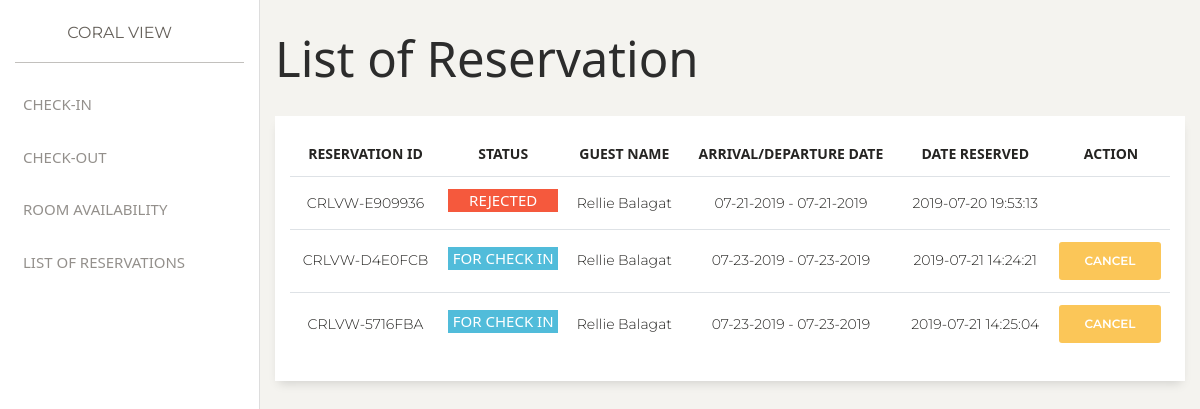
The page /admin/list_reservation.php on the database as committed earlier.
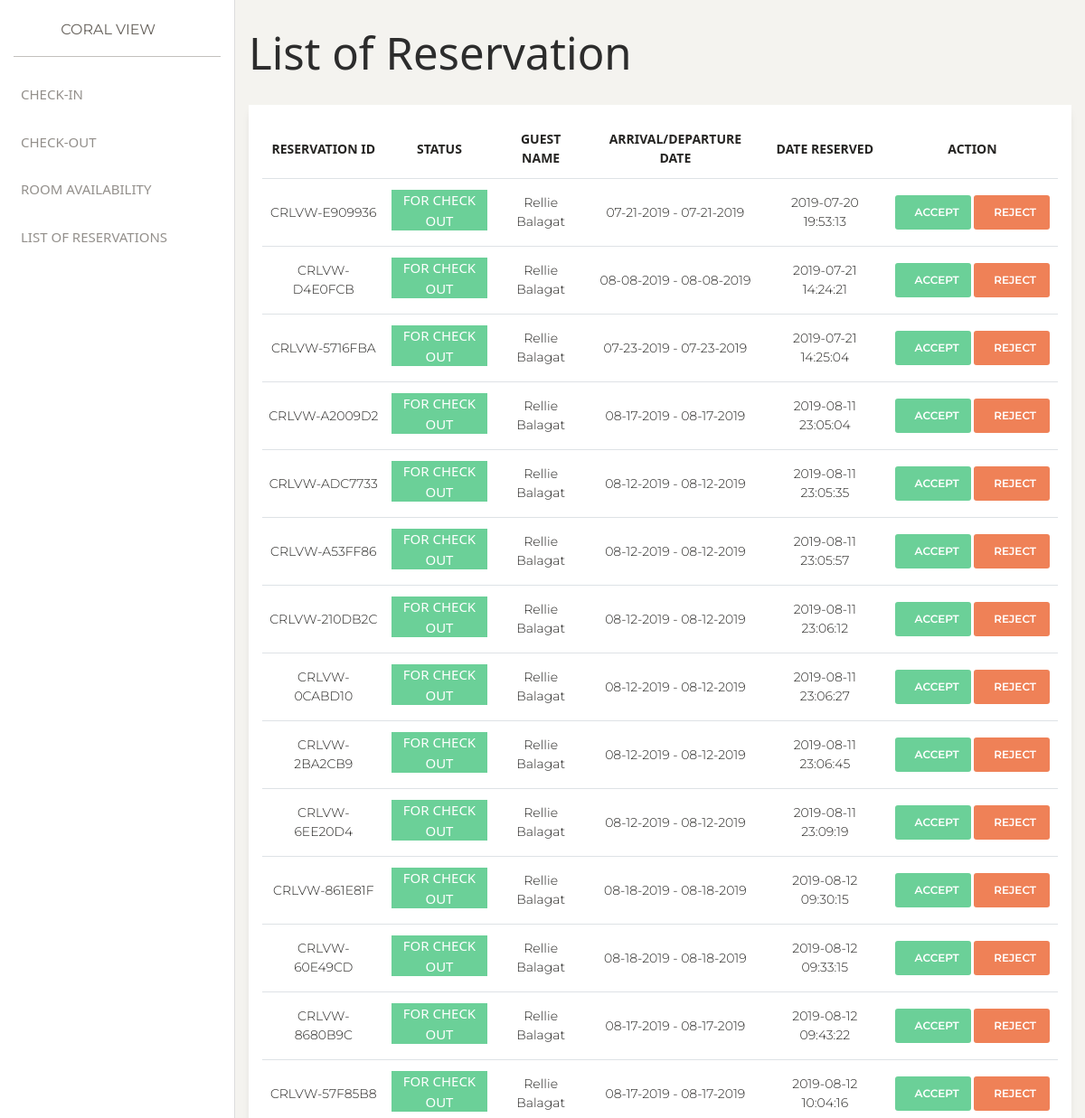
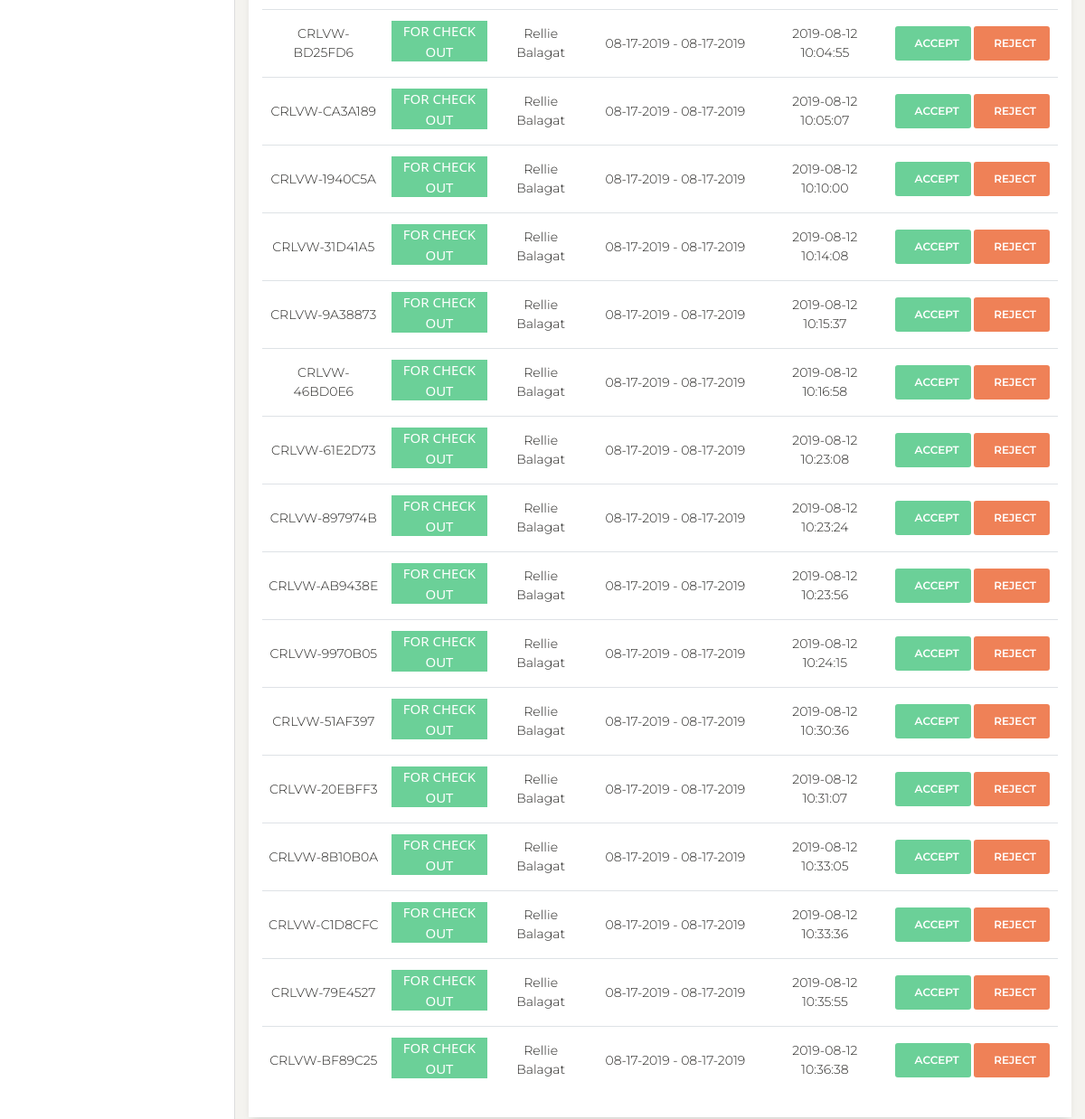
The same page on the database as committed later (2 pictures, top to bottom).
### tables this page shows
CREATE TABLE `reservation` (
  `id` int(11) NOT NULL,
  `guest_id` int(11) DEFAULT NULL,
  `reference_no` varchar(255) DEFAULT NULL,
  `status` varchar(255) DEFAULT NULL,
  `payment` varchar(255) DEFAULT NULL,
  `check_in_date` datetime DEFAULT NULL,
  `check_out_date` datetime DEFAULT NULL,
  `adult_count` int(11) DEFAULT NULL,
  `kids_count` int(11) DEFAULT NULL,
  `date_created` datetime DEFAULT current_timestamp(),
  `date_updated` datetime DEFAULT NULL
);

CREATE TABLE `guest` (
  `id` int(11) NOT NULL,
  `first_name` varchar(255) DEFAULT NULL,
  `last_name` varchar(255) DEFAULT NULL,
  `address` varchar(255) DEFAULT NULL,
  `email` varchar(255) DEFAULT NULL,
  `contact_number` varchar(255) DEFAULT NULL
);

### admin/list_reservation.php (the view, shortened to what this page needs)
<?php
include('../common/header.php');
$db = connect_to_db();
?>
    <?php include('../common/admin_sidebar.php') ?>
    <div class="main-panel">
        <div class="container-fluid">
            <h1>List of Reservation</h1>
            <div class="row">
                <div class="col">
                    <div class="card">
                        <div class="card-body">
                            <table class="table text-center" id="reservationCheckIn">
                                <thead>
                                    <tr>
                                        <th scope="col">Reservation ID</th>
                                        <th scope="col">Status</th>
                                        <th scope="col">Guest Name</th>
                                        <th scope="col">Arrival/Departure Date</th>
                                        <th scope="col">Date Reserved</th>
                                        <th scope="col" class="text-center">Action</th>
                                    </tr>
                                </thead>
                                <tbody>
                                    <?php
                                        $reservation_query = "SELECT * FROM reservation RES INNER JOIN guest G ON RES.guest_id = G.Id";
                                        $reservation_result = mysqli_query($db, $reservation_query);
                                        if(mysqli_num_rows($reservation_result) > 0) {
                                            while($reservation = mysqli_fetch_assoc($reservation_result)) {
                                                $check_in_date = date_format(new Datetime($reservation["check_in_date"]), "m-d-Y");
                                                $check_out_date = date_format(new Datetime($reservation["check_in_date"]), "m-d-Y");
                                                $reservation_status =  $reservation["status"];
                                                $hide_class = "";
                                                switch($reservation_status) {
                                                    case "REJECTED":
                                                        $reservation_class = "badge-danger";
                                                        $hide_class = "display: none;";
                                                        break;
                                                    case "FOR CHECK IN":
                                                        $reservation_class = "badge-info";
                                                        break;
                                                    default:
                                                        $reservation_class = "badge-success";
                                                        break;
                                                }
                                                echo '
                                                    <tr>
                                                        <td>' . $reservation["reference_no"] . '</td>
                                                        <td><p class="' . $reservation_class . '">' . $reservation["status"]  . '</p></td>
                                                        <td>' . $reservation["first_name"] . " " . $reservation["last_name"]  . '</td>
                                                        <td>' . $check_in_date . " - " . $check_out_date . '</td>
                                                        <td>' . $reservation["date_created"] . '</td>
                                                        <td>
                                                ';
                                                if($reservation_status == 'FOR CHECK IN') {
                                                    echo '<a style="width: 98%;' . $hide_class . '" href="cancel.php?reference_no=' . $reservation["reference_no"] . '" class="btn btn-block btn-warning">Cancel</a>';
                                                } else if ($reservation_status == 'CANCELLED') {
                                                    echo '';
                                                } else {
                                                    echo '
                                                        <a style="width: 48%;' . $hide_class . '" href="accept.php?reference_no=' . $reservation["reference_no"] . '" class="btn btn-success">Accept</a>
                                                        <a style="width: 48%;' . $hide_class . '" href="reject.php?reference_no=' . $reservation["reference_no"] . '" class="btn btn-danger">Reject</a>
                                                    ';
                                                }
                                                echo '
                                                        </td>
                                                    </tr>
                                                ';
                                            }
                                        }
                                    ?>
                                </tbody>
                            </table>
                        </div>
                    </div>
                </div>
            </div>
        </div>
    </div>
<?php
include('../common/footer.php');
?>

### common/header.php (shortened to what this page needs)
<!DOCTYPE html>
<html lang="en">
<head>
    <link rel="stylesheet" href="/coralview/resources/bootstrap/bootstrap.min.css" />
    <link rel="stylesheet" href="/coralview/resources/paperkit/assets/css/paper-kit.min.css" />
    <link rel="stylesheet" href="/coralview/resources/test.css" />
    <link rel="stylesheet" href="/coralview/resources/smart-wizard/dist/css/smart_wizard.css" type="text/css" />
    <link rel="stylesheet" href="/coralview/resources/air-datepicker/dist/css/datepicker.min.css" type="text/css" />
    <link rel="stylesheet" href="/coralview/resources/toastr/toastr.css" type="text/css" />
    <link rel="stylesheet" href="/coralview/resources/datatables/datatable.css" type="text/css" />
    <link rel="stylesheet" href="/coralview/css/style.css" />
</head>
<body>

### common/admin_sidebar.php (shortened to what this page needs)
<div class="sidebar" data-color="white" data-active-color="danger">
    <div class="logo">
        <a href="#" class="simple-text logo-mini">
        </a>
        <a href="http://www.creative-tim.com" class="simple-text logo-normal">
            Coral View
        </a>
    </div>
    <div class="sidebar-wrapper">
        <ul class="nav">
            <li>
                <a href="/coralview/admin/check_in.php">
                    <p>Check-in</p>
                </a>
            </li>
            <li>
                <a href="/coralview/admin/check_out.php">
                    <p>Check-out</p>
                </a>
            </li>
            <li>
                <a href="/coralview/admin/maintenance/room_number.php">
                    <p>Room Availability</p>
                </a>
            </li>
            <li>
                <a href="/coralview/admin/list_reservation.php">
                    <p>List of Reservations</p>
                </a>
            </li>
        </ul>
    </div>
</div>

### common/footer.php (shortened to what this page needs)
</body>
</html>

### css/style.css (style rules this page uses)
* { font-family: 'Segoe UI', sans-serif; }
.main-panel { min-height: 100vh; }
h1, h2, h3, h4, h5, h6, p, span, li { font-family: 'Segoe UI', sans-serif; }
.card { border-radius: 0px; }

Rows that differ between the two databases and show on the page:
changed reservation "CRLVW-E909936": status "REJECTED" → "FOR CHECK OUT"; now shows "ACCEPT REJECT"
changed reservation "CRLVW-D4E0FCB": status "FOR CHECK IN" → "FOR CHECK OUT"; check_in_date "07-23-2019" → "08-08-2019"; status "CANCEL" → "ACCEPT REJECT"
changed reservation "CRLVW-5716FBA": status "FOR CHECK IN" → "FOR CHECK OUT"; status "CANCEL" → "ACCEPT REJECT"
added reservation: reference_no "CRLVW-A2009D2", status "FOR CHECK OUT", guest.first_name "Rellie", guest.last_name "Balagat", check_in_date "08-17-2019", date_created "2019-08-11 23:05:04"
added reservation: reference_no "CRLVW-ADC7733", status "FOR CHECK OUT", guest.first_name "Rellie", guest.last_name "Balagat", check_in_date "08-12-2019", date_created "2019-08-11 23:05:35"
added reservation: reference_no "CRLVW-A53FF86", status "FOR CHECK OUT", guest.first_name "Rellie", guest.last_name "Balagat", check_in_date "08-12-2019", date_created "2019-08-11 23:05:57"
added reservation: reference_no "CRLVW-210DB2C", status "FOR CHECK OUT", guest.first_name "Rellie", guest.last_name "Balagat", check_in_date "08-12-2019", date_created "2019-08-11 23:06:12"
added reservation: reference_no "CRLVW-0CABD10", status "FOR CHECK OUT", guest.first_name "Rellie", guest.last_name "Balagat", check_in_date "08-12-2019", date_created "2019-08-11 23:06:27"
added reservation: reference_no "CRLVW-2BA2CB9", status "FOR CHECK OUT", guest.first_name "Rellie", guest.last_name "Balagat", check_in_date "08-12-2019", date_created "2019-08-11 23:06:45"
added reservation: reference_no "CRLVW-6EE20D4", status "FOR CHECK OUT", guest.first_name "Rellie", guest.last_name "Balagat", check_in_date "08-12-2019", date_created "2019-08-11 23:09:19"
added reservation: reference_no "CRLVW-861E81F", status "FOR CHECK OUT", guest.first_name "Rellie", guest.last_name "Balagat", check_in_date "08-18-2019", date_created "2019-08-12 09:30:15"
added reservation: reference_no "CRLVW-60E49CD", status "FOR CHECK OUT", guest.first_name "Rellie", guest.last_name "Balagat", check_in_date "08-18-2019", date_created "2019-08-12 09:33:15"
added reservation: reference_no "CRLVW-8680B9C", status "FOR CHECK OUT", guest.first_name "Rellie", guest.last_name "Balagat", check_in_date "08-17-2019", date_created "2019-08-12 09:43:22"
added reservation: reference_no "CRLVW-57F85B8", status "FOR CHECK OUT", guest.first_name "Rellie", guest.last_name "Balagat", check_in_date "08-17-2019", date_created "2019-08-12 10:04:16"
added reservation: reference_no "CRLVW-BD25FD6", status "FOR CHECK OUT", guest.first_name "Rellie", guest.last_name "Balagat", check_in_date "08-17-2019", date_created "2019-08-12 10:04:55"
added reservation: reference_no "CRLVW-CA3A189", status "FOR CHECK OUT", guest.first_name "Rellie", guest.last_name "Balagat", check_in_date "08-17-2019", date_created "2019-08-12 10:05:07"
added reservation: reference_no "CRLVW-1940C5A", status "FOR CHECK OUT", guest.first_name "Rellie", guest.last_name "Balagat", check_in_date "08-17-2019", date_created "2019-08-12 10:10:00"
added reservation: reference_no "CRLVW-31D41A5", status "FOR CHECK OUT", guest.first_name "Rellie", guest.last_name "Balagat", check_in_date "08-17-2019", date_created "2019-08-12 10:14:08"
added reservation: reference_no "CRLVW-9A38873", status "FOR CHECK OUT", guest.first_name "Rellie", guest.last_name "Balagat", check_in_date "08-17-2019", date_created "2019-08-12 10:15:37"
added reservation: reference_no "CRLVW-46BD0E6", status "FOR CHECK OUT", guest.first_name "Rellie", guest.last_name "Balagat", check_in_date "08-17-2019", date_created "2019-08-12 10:16:58"
added reservation: reference_no "CRLVW-61E2D73", status "FOR CHECK OUT", guest.first_name "Rellie", guest.last_name "Balagat", check_in_date "08-17-2019", date_created "2019-08-12 10:23:08"
added reservation: reference_no "CRLVW-897974B", status "FOR CHECK OUT", guest.first_name "Rellie", guest.last_name "Balagat", check_in_date "08-17-2019", date_created "2019-08-12 10:23:24"
added reservation: reference_no "CRLVW-AB9438E", status "FOR CHECK OUT", guest.first_name "Rellie", guest.last_name "Balagat", check_in_date "08-17-2019", date_created "2019-08-12 10:23:56"
added reservation: reference_no "CRLVW-9970B05", status "FOR CHECK OUT", guest.first_name "Rellie", guest.last_name "Balagat", check_in_date "08-17-2019", date_created "2019-08-12 10:24:15"
added reservation: reference_no "CRLVW-51AF397", status "FOR CHECK OUT", guest.first_name "Rellie", guest.last_name "Balagat", check_in_date "08-17-2019", date_created "2019-08-12 10:30:36"
added reservation: reference_no "CRLVW-20EBFF3", status "FOR CHECK OUT", guest.first_name "Rellie", guest.last_name "Balagat", check_in_date "08-17-2019", date_created "2019-08-12 10:31:07"
added reservation: reference_no "CRLVW-8B10B0A", status "FOR CHECK OUT", guest.first_name "Rellie", guest.last_name "Balagat", check_in_date "08-17-2019", date_created "2019-08-12 10:33:05"
added reservation: reference_no "CRLVW-C1D8CFC", status "FOR CHECK OUT", guest.first_name "Rellie", guest.last_name "Balagat", check_in_date "08-17-2019", date_created "2019-08-12 10:33:36"
added reservation: reference_no "CRLVW-79E4527", status "FOR CHECK OUT", guest.first_name "Rellie", guest.last_name "Balagat", check_in_date "08-17-2019", date_created "2019-08-12 10:35:55"
added reservation: reference_no "CRLVW-BF89C25", status "FOR CHECK OUT", guest.first_name "Rellie", guest.last_name "Balagat", check_in_date "08-17-2019", date_created "2019-08-12 10:36:38"
